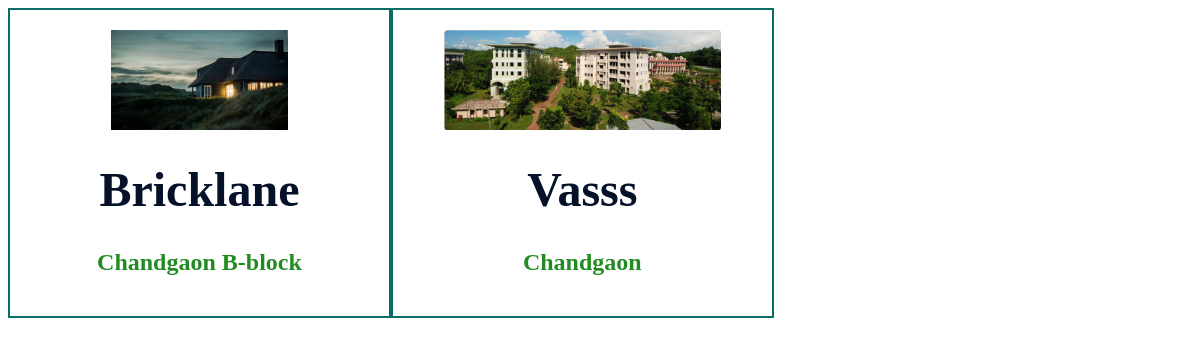
The app's page /includes/pagefiles/catagories.php?catagory_id=2 with its own data.
### tables this page shows
CREATE TABLE `house` (
  `house_id` int(11) NOT NULL,
  `house_cat_id` int(11) NOT NULL,
  `house_name` varchar(255) NOT NULL,
  `house_img` text NOT NULL,
  `house_rent` varchar(255) NOT NULL,
  `advance` varchar(255) NOT NULL,
  `date` date NOT NULL,
  `ra_name` varchar(255) NOT NULL,
  `house_tags` varchar(255) NOT NULL,
  `house_comment_count` int(11) NOT NULL
);

### includes/pagefiles/catagories.php (the view, shortened to what this page needs)
<?php
    include "db.php";
?>
<?php
    if($_GET['catagory_id']){
        $catagoryId = $_GET['catagory_id'];
        $selectCatHouses = "SELECT * FROM house WHERE house_cat_id =$catagoryId";
        $selectCatHouses_query = mysqli_query($connection,$selectCatHouses);
        while( $row = mysqli_fetch_assoc($selectCatHouses_query))
    {
        $house_id =$row['house_id'];
        $house_name = $row['house_name'];
        $house_img = $row['house_img'];
        $ra_name = $row['ra_name'];
?>
        <a href="house_profile.php?h_id=<?php echo $house_id; ?>">
                <div class="houses">
                    <img src="images/<?php echo $house_img ?>" style="height: 100px"> <br>
                    <h1 class="house_head">
                        <?php echo $house_name ?> </h1>
                    <h2>
                        <?php echo $ra_name ?>
                    </h2>
                </div>
            </a>
<?php
        }
    }
?>

### includes/pagefiles/catagories.php (style rules this page uses)
.houses { float: left; width: 32%; text-align: center; border: 2px solid #0c6d66; padding: 20px 0px; }
.house_head { font-size: 300%; color: #041129; }
h2 { color: forestgreen; }

### records on screen
house: house_img (picture), house_name "Bricklane", ra_name "Chandgaon B-block"
house: house_img (picture), house_name "Vasss", ra_name "Chandgaon"
